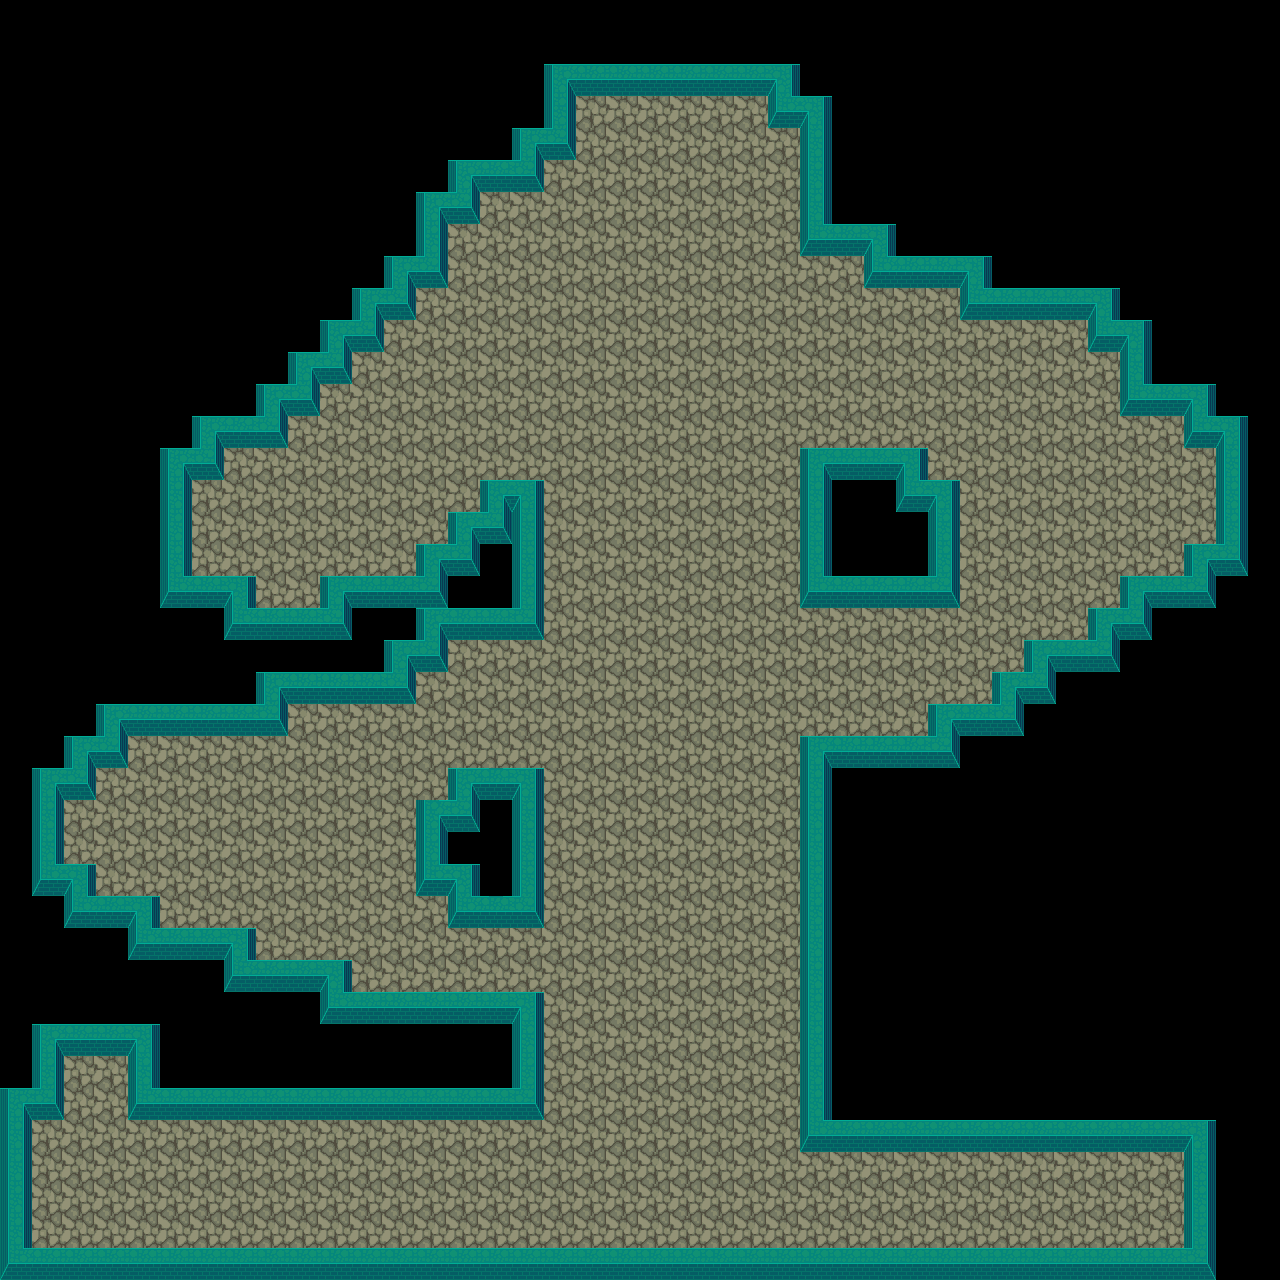

Tiled map render using the project's own tile images. Description and the whole map definition, tile-layer contents included, below:
An orthogonal 40x40 tile map with 32x32 px tiles, 2 tile layers (Floor, Walls).

<map version="1.10" tiledversion="1.10.2" orientation="orthogonal" renderorder="right-down" width="40" height="40" tilewidth="32" tileheight="32" infinite="0" nextlayerid="4" nextobjectid="1">
 <tileset firstgid="1" name="Bg" tilewidth="32" tileheight="32" tilecount="128" columns="16">
  <image source="images/tileset.png" width="512" height="256" />
 </tileset>
 <layer id="1" name="Floor" width="40" height="40">
  <data encoding="csv">
0,0,0,0,0,0,0,0,0,0,0,0,0,0,0,0,0,0,0,0,0,0,0,0,0,0,0,0,0,0,0,0,0,0,0,0,0,0,0,0,
0,0,0,0,0,0,0,0,0,0,0,0,0,0,0,0,0,0,0,0,0,0,0,0,0,0,0,0,0,0,0,0,0,0,0,0,0,0,0,0,
0,0,0,0,0,0,0,0,0,0,0,0,0,0,0,0,0,0,0,0,0,0,0,0,0,0,0,0,0,0,0,0,0,0,0,0,0,0,0,0,
0,0,0,0,0,0,0,0,0,0,0,0,0,0,0,0,0,0,7,7,7,7,7,7,0,0,0,0,0,0,0,0,0,0,0,0,0,0,0,0,
0,0,0,0,0,0,0,0,0,0,0,0,0,0,0,0,0,0,7,7,7,7,7,7,7,0,0,0,0,0,0,0,0,0,0,0,0,0,0,0,
0,0,0,0,0,0,0,0,0,0,0,0,0,0,0,0,0,7,7,7,7,7,7,7,7,0,0,0,0,0,0,0,0,0,0,0,0,0,0,0,
0,0,0,0,0,0,0,0,0,0,0,0,0,0,0,7,7,7,7,7,7,7,7,7,7,0,0,0,0,0,0,0,0,0,0,0,0,0,0,0,
0,0,0,0,0,0,0,0,0,0,0,0,0,0,7,7,7,7,7,7,7,7,7,7,7,0,0,0,0,0,0,0,0,0,0,0,0,0,0,0,
0,0,0,0,0,0,0,0,0,0,0,0,0,0,7,7,7,7,7,7,7,7,7,7,7,7,7,0,0,0,0,0,0,0,0,0,0,0,0,0,
0,0,0,0,0,0,0,0,0,0,0,0,0,7,7,7,7,7,7,7,7,7,7,7,7,7,7,7,7,7,0,0,0,0,0,0,0,0,0,0,
0,0,0,0,0,0,0,0,0,0,0,0,7,7,7,7,7,7,7,7,7,7,7,7,7,7,7,7,7,7,7,7,7,7,0,0,0,0,0,0,
0,0,0,0,0,0,0,0,0,0,0,7,7,7,7,7,7,7,7,7,7,7,7,7,7,7,7,7,7,7,7,7,7,7,7,0,0,0,0,0,
0,0,0,0,0,0,0,0,0,0,7,7,7,7,7,7,7,7,7,7,7,7,7,7,7,7,7,7,7,7,7,7,7,7,7,0,0,0,0,0,
0,0,0,0,0,0,0,0,0,7,7,7,7,7,7,7,7,7,7,7,7,7,7,7,7,7,7,7,7,7,7,7,7,7,7,7,7,0,0,0,
0,0,0,0,0,0,0,7,7,7,7,7,7,7,7,7,7,7,7,7,7,7,7,7,7,0,0,0,0,7,7,7,7,7,7,7,7,7,0,0,
0,0,0,0,0,0,7,7,7,7,7,7,7,7,7,0,0,7,7,7,7,7,7,7,7,0,0,0,0,0,7,7,7,7,7,7,7,7,0,0,
0,0,0,0,0,0,7,7,7,7,7,7,7,7,0,0,0,7,7,7,7,7,7,7,7,0,0,0,0,0,7,7,7,7,7,7,7,7,0,0,
0,0,0,0,0,0,7,7,7,7,7,7,7,0,0,0,0,7,7,7,7,7,7,7,7,0,0,0,0,0,7,7,7,7,7,7,7,0,0,0,
0,0,0,0,0,0,0,0,7,7,0,0,0,0,0,0,0,7,7,7,7,7,7,7,7,0,0,0,0,0,7,7,7,7,7,0,0,0,0,0,
0,0,0,0,0,0,0,0,0,0,0,0,0,0,0,0,0,7,7,7,7,7,7,7,7,7,7,7,7,7,7,7,7,7,0,0,0,0,0,0,
0,0,0,0,0,0,0,0,0,0,0,0,0,0,7,7,7,7,7,7,7,7,7,7,7,7,7,7,7,7,7,7,0,0,0,0,0,0,0,0,
0,0,0,0,0,0,0,0,0,0,0,0,0,7,7,7,7,7,7,7,7,7,7,7,7,7,7,7,7,7,7,0,0,0,0,0,0,0,0,0,
0,0,0,0,0,0,0,0,0,7,7,7,7,7,7,7,7,7,7,7,7,7,7,7,7,7,7,7,7,0,0,0,0,0,0,0,0,0,0,0,
0,0,0,0,7,7,7,7,7,7,7,7,7,7,7,7,7,7,7,7,7,7,7,7,7,0,0,0,0,0,0,0,0,0,0,0,0,0,0,0,
0,0,0,7,7,7,7,7,7,7,7,7,7,7,0,0,0,7,7,7,7,7,7,7,7,0,0,0,0,0,0,0,0,0,0,0,0,0,0,0,
0,0,7,7,7,7,7,7,7,7,7,7,7,0,0,0,0,7,7,7,7,7,7,7,7,0,0,0,0,0,0,0,0,0,0,0,0,0,0,0,
0,0,7,7,7,7,7,7,7,7,7,7,7,0,0,0,0,7,7,7,7,7,7,7,7,0,0,0,0,0,0,0,0,0,0,0,0,0,0,0,
0,0,0,7,7,7,7,7,7,7,7,7,7,0,0,0,0,7,7,7,7,7,7,7,7,0,0,0,0,0,0,0,0,0,0,0,0,0,0,0,
0,0,0,0,0,7,7,7,7,7,7,7,7,7,0,0,0,7,7,7,7,7,7,7,7,0,0,0,0,0,0,0,0,0,0,0,0,0,0,0,
0,0,0,0,0,0,0,0,7,7,7,7,7,7,7,7,7,7,7,7,7,7,7,7,7,0,0,0,0,0,0,0,0,0,0,0,0,0,0,0,
0,0,0,0,0,0,0,0,0,0,0,7,7,7,7,7,7,7,7,7,7,7,7,7,7,0,0,0,0,0,0,0,0,0,0,0,0,0,0,0,
0,0,0,0,0,0,0,0,0,0,0,0,0,0,0,0,0,7,7,7,7,7,7,7,7,0,0,0,0,0,0,0,0,0,0,0,0,0,0,0,
0,0,0,0,0,0,0,0,0,0,0,0,0,0,0,0,0,7,7,7,7,7,7,7,7,0,0,0,0,0,0,0,0,0,0,0,0,0,0,0,
0,0,7,7,0,0,0,0,0,0,0,0,0,0,0,0,0,7,7,7,7,7,7,7,7,0,0,0,0,0,0,0,0,0,0,0,0,0,0,0,
0,0,7,7,0,0,0,0,0,0,0,0,0,0,0,0,0,7,7,7,7,7,7,7,7,0,0,0,0,0,0,0,0,0,0,0,0,0,0,0,
0,7,7,7,7,7,7,7,7,7,7,7,7,7,7,7,7,7,7,7,7,7,7,7,7,0,0,0,0,0,0,0,0,0,0,0,0,0,0,0,
0,7,7,7,7,7,7,7,7,7,7,7,7,7,7,7,7,7,7,7,7,7,7,7,7,7,7,7,7,7,7,7,7,7,7,7,7,0,0,0,
0,7,7,7,7,7,7,7,7,7,7,7,7,7,7,7,7,7,7,7,7,7,7,7,7,7,7,7,7,7,7,7,7,7,7,7,7,0,0,0,
0,7,7,7,7,7,7,7,7,7,7,7,7,7,7,7,7,7,7,7,7,7,7,7,7,7,7,7,7,7,7,7,7,7,7,7,7,0,0,0,
0,0,0,0,0,0,0,0,0,0,0,0,0,0,0,0,0,0,0,0,0,0,0,0,0,0,0,0,0,0,0,0,0,0,0,0,0,0,0,0
</data>
 </layer>
 <layer id="2" name="Walls" width="40" height="40">
  <data encoding="csv">
0,0,0,0,0,0,0,0,0,0,0,0,0,0,0,0,0,0,0,0,0,0,0,0,0,0,0,0,0,0,0,0,0,0,0,0,0,0,0,0,
0,0,0,0,0,0,0,0,0,0,0,0,0,0,0,0,0,0,0,0,0,0,0,0,0,0,0,0,0,0,0,0,0,0,0,0,0,0,0,0,
0,0,0,0,0,0,0,0,0,0,0,0,0,0,0,0,0,71,75,75,75,75,75,75,77,0,0,0,0,0,0,0,0,0,0,0,0,0,0,0,
0,0,0,0,0,0,0,0,0,0,0,0,0,0,0,0,0,70,0,0,0,0,0,0,68,77,0,0,0,0,0,0,0,0,0,0,0,0,0,0,
0,0,0,0,0,0,0,0,0,0,0,0,0,0,0,0,71,74,0,0,0,0,0,0,0,70,0,0,0,0,0,0,0,0,0,0,0,0,0,0,
0,0,0,0,0,0,0,0,0,0,0,0,0,0,71,75,74,0,0,0,0,0,0,0,0,70,0,0,0,0,0,0,0,0,0,0,0,0,0,0,
0,0,0,0,0,0,0,0,0,0,0,0,0,71,74,0,0,0,0,0,0,0,0,0,0,70,0,0,0,0,0,0,0,0,0,0,0,0,0,0,
0,0,0,0,0,0,0,0,0,0,0,0,0,70,0,0,0,0,0,0,0,0,0,0,0,68,75,77,0,0,0,0,0,0,0,0,0,0,0,0,
0,0,0,0,0,0,0,0,0,0,0,0,71,74,0,0,0,0,0,0,0,0,0,0,0,0,0,68,75,75,77,0,0,0,0,0,0,0,0,0,
0,0,0,0,0,0,0,0,0,0,0,71,74,0,0,0,0,0,0,0,0,0,0,0,0,0,0,0,0,0,68,75,75,75,77,0,0,0,0,0,
0,0,0,0,0,0,0,0,0,0,71,74,0,0,0,0,0,0,0,0,0,0,0,0,0,0,0,0,0,0,0,0,0,0,68,77,0,0,0,0,
0,0,0,0,0,0,0,0,0,71,74,0,0,0,0,0,0,0,0,0,0,0,0,0,0,0,0,0,0,0,0,0,0,0,0,70,0,0,0,0,
0,0,0,0,0,0,0,0,71,74,0,0,0,0,0,0,0,0,0,0,0,0,0,0,0,0,0,0,0,0,0,0,0,0,0,68,75,77,0,0,
0,0,0,0,0,0,71,75,74,0,0,0,0,0,0,0,0,0,0,0,0,0,0,0,0,0,0,0,0,0,0,0,0,0,0,0,0,68,77,0,
0,0,0,0,0,71,74,0,0,0,0,0,0,0,0,0,0,0,0,0,0,0,0,0,0,71,75,75,77,0,0,0,0,0,0,0,0,0,70,0,
0,0,0,0,0,70,0,0,0,0,0,0,0,0,0,71,77,0,0,0,0,0,0,0,0,70,0,0,68,77,0,0,0,0,0,0,0,0,70,0,
0,0,0,0,0,70,0,0,0,0,0,0,0,0,71,74,70,0,0,0,0,0,0,0,0,70,0,0,0,70,0,0,0,0,0,0,0,0,70,0,
0,0,0,0,0,70,0,0,0,0,0,0,0,71,74,0,70,0,0,0,0,0,0,0,0,70,0,0,0,70,0,0,0,0,0,0,0,71,74,0,
0,0,0,0,0,68,75,77,0,0,71,75,75,74,0,0,70,0,0,0,0,0,0,0,0,68,75,75,75,74,0,0,0,0,0,71,75,74,0,0,
0,0,0,0,0,0,0,68,75,75,74,0,0,71,75,75,74,0,0,0,0,0,0,0,0,0,0,0,0,0,0,0,0,0,71,74,0,0,0,0,
0,0,0,0,0,0,0,0,0,0,0,0,71,74,0,0,0,0,0,0,0,0,0,0,0,0,0,0,0,0,0,0,71,75,74,0,0,0,0,0,
0,0,0,0,0,0,0,0,71,75,75,75,74,0,0,0,0,0,0,0,0,0,0,0,0,0,0,0,0,0,0,71,74,0,0,0,0,0,0,0,
0,0,0,71,75,75,75,75,74,0,0,0,0,0,0,0,0,0,0,0,0,0,0,0,0,0,0,0,0,71,75,74,0,0,0,0,0,0,0,0,
0,0,71,74,0,0,0,0,0,0,0,0,0,0,0,0,0,0,0,0,0,0,0,0,0,71,75,75,75,74,0,0,0,0,0,0,0,0,0,0,
0,71,74,0,0,0,0,0,0,0,0,0,0,0,71,76,77,0,0,0,0,0,0,0,0,70,0,0,0,0,0,0,0,0,0,0,0,0,0,0,
0,70,0,0,0,0,0,0,0,0,0,0,0,72,74,0,70,0,0,0,0,0,0,0,0,70,0,0,0,0,0,0,0,0,0,0,0,0,0,0,
0,70,0,0,0,0,0,0,0,0,0,0,0,70,0,0,70,0,0,0,0,0,0,0,0,70,0,0,0,0,0,0,0,0,0,0,0,0,0,0,
0,68,77,0,0,0,0,0,0,0,0,0,0,68,77,0,70,0,0,0,0,0,0,0,0,70,0,0,0,0,0,0,0,0,0,0,0,0,0,0,
0,0,68,75,77,0,0,0,0,0,0,0,0,0,68,76,74,0,0,0,0,0,0,0,0,70,0,0,0,0,0,0,0,0,0,0,0,0,0,0,
0,0,0,0,68,75,75,77,0,0,0,0,0,0,0,0,0,0,0,0,0,0,0,0,0,70,0,0,0,0,0,0,0,0,0,0,0,0,0,0,
0,0,0,0,0,0,0,68,75,75,77,0,0,0,0,0,0,0,0,0,0,0,0,0,0,70,0,0,0,0,0,0,0,0,0,0,0,0,0,0,
0,0,0,0,0,0,0,0,0,0,68,75,75,75,75,75,77,0,0,0,0,0,0,0,0,70,0,0,0,0,0,0,0,0,0,0,0,0,0,0,
0,71,75,75,77,0,0,0,0,0,0,0,0,0,0,0,70,0,0,0,0,0,0,0,0,70,0,0,0,0,0,0,0,0,0,0,0,0,0,0,
0,70,0,0,70,0,0,0,0,0,0,0,0,0,0,0,70,0,0,0,0,0,0,0,0,70,0,0,0,0,0,0,0,0,0,0,0,0,0,0,
71,74,0,0,68,75,75,75,75,75,75,75,75,75,75,75,74,0,0,0,0,0,0,0,0,70,0,0,0,0,0,0,0,0,0,0,0,0,0,0,
70,0,0,0,0,0,0,0,0,0,0,0,0,0,0,0,0,0,0,0,0,0,0,0,0,68,75,75,75,75,75,75,75,75,75,75,75,77,0,0,
70,0,0,0,0,0,0,0,0,0,0,0,0,0,0,0,0,0,0,0,0,0,0,0,0,0,0,0,0,0,0,0,0,0,0,0,0,70,0,0,
70,0,0,0,0,0,0,0,0,0,0,0,0,0,0,0,0,0,0,0,0,0,0,0,0,0,0,0,0,0,0,0,0,0,0,0,0,70,0,0,
70,0,0,0,0,0,0,0,0,0,0,0,0,0,0,0,0,0,0,0,0,0,0,0,0,0,0,0,0,0,0,0,0,0,0,0,0,70,0,0,
68,75,75,75,75,75,75,75,75,75,75,75,75,75,75,75,75,75,75,75,75,75,75,75,75,75,75,75,75,75,75,75,75,75,75,75,75,74,0,0
</data>
 </layer>
</map>
